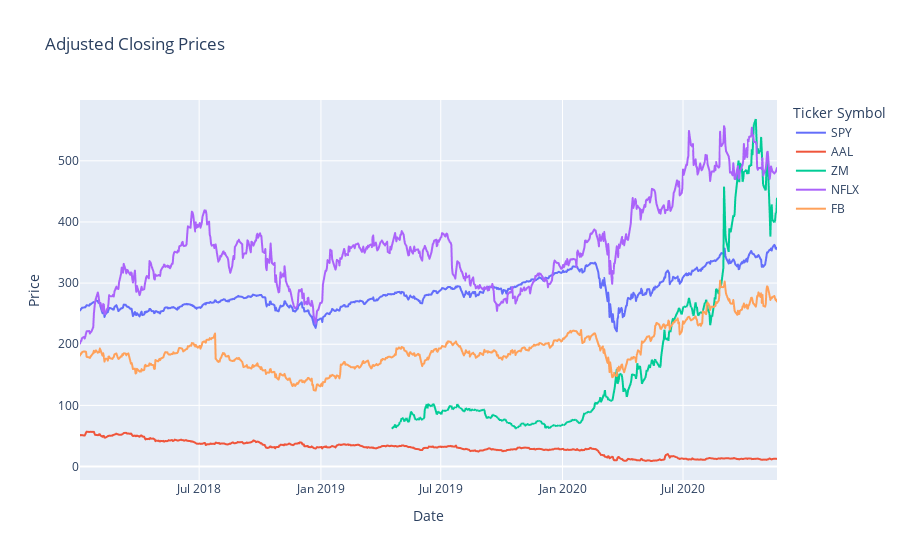

The code cell stored with this chart in its notebook:
### Code cell
# Using plotly to plot all the stocks over time. This graph shows daily closing prices 
# You can double click on the ticker symbols in the legend to isolate each ticker
# Note: Need version >=4.8 of Plotly.py to plot multiple values for y directly from the initial px.line() call 
fig = px.line(closing_prices_df, x=closing_prices_df.index, y=closing_prices_df.columns, title="Adjusted Closing Prices")
fig.update_layout(hovermode='x',yaxis_title="Price")
fig.show()

### Figure 1 — Plotly figure (JSON) as saved in the notebook; plotly's stock layout.template omitted (floating-point values rounded to 4 significant figures; data arrays with more than 128 entries replaced by an {"elided": "..."} marker saying what was removed)
{"data": [{"hovertemplate": "Ticker Symbol=SPY<br>Date=%{x}<br>value=%{y}<extra></extra>", "legendgroup": "SPY", "line": {"color": "#636efa", "dash": "solid"}, "mode": "lines", "name": "SPY", "showlegend": true, "type": "scattergl", "x": {"elided": "729 str values"}, "xaxis": "x", "y": {"elided": "729 float values"}, "yaxis": "y"}, {"hovertemplate": "Ticker Symbol=AAL<br>Date=%{x}<br>value=%{y}<extra></extra>", "legendgroup": "AAL", "line": {"color": "#EF553B", "dash": "solid"}, "mode": "lines", "name": "AAL", "showlegend": true, "type": "scattergl", "x": {"elided": "729 str values"}, "xaxis": "x", "y": {"elided": "729 float values"}, "yaxis": "y"}, {"hovertemplate": "Ticker Symbol=ZM<br>Date=%{x}<br>value=%{y}<extra></extra>", "legendgroup": "ZM", "line": {"color": "#00cc96", "dash": "solid"}, "mode": "lines", "name": "ZM", "showlegend": true, "type": "scattergl", "x": {"elided": "729 str values"}, "xaxis": "x", "y": {"elided": "729 float values"}, "yaxis": "y"}, {"hovertemplate": "Ticker Symbol=NFLX<br>Date=%{x}<br>value=%{y}<extra></extra>", "legendgroup": "NFLX", "line": {"color": "#ab63fa", "dash": "solid"}, "mode": "lines", "name": "NFLX", "showlegend": true, "type": "scattergl", "x": {"elided": "729 str values"}, "xaxis": "x", "y": {"elided": "729 float values"}, "yaxis": "y"}, {"hovertemplate": "Ticker Symbol=FB<br>Date=%{x}<br>value=%{y}<extra></extra>", "legendgroup": "FB", "line": {"color": "#FFA15A", "dash": "solid"}, "mode": "lines", "name": "FB", "showlegend": true, "type": "scattergl", "x": {"elided": "729 str values"}, "xaxis": "x", "y": {"elided": "729 float values"}, "yaxis": "y"}], "layout": {"hovermode": "x", "legend": {"title": {"text": "Ticker Symbol"}, "tracegroupgap": 0}, "title": {"text": "Adjusted Closing Prices"}, "xaxis": {"anchor": "y", "domain": [0, 1], "title": {"text": "Date"}}, "yaxis": {"anchor": "x", "domain": [0, 1], "title": {"text": "Price"}}}}
